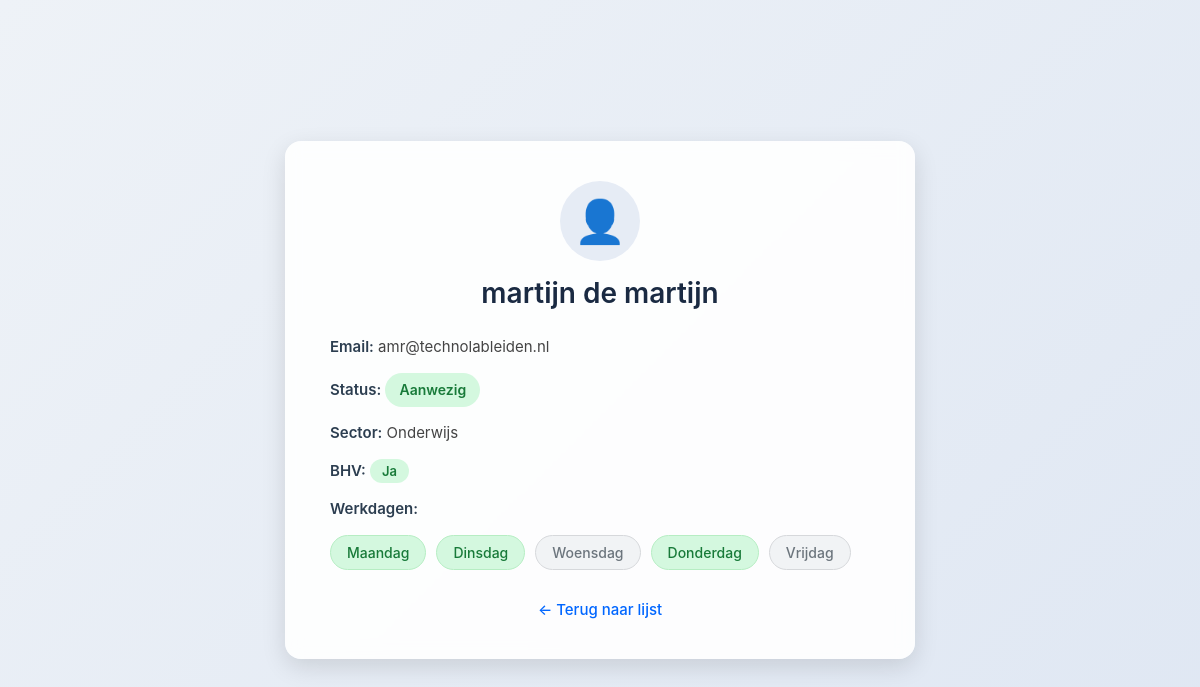
The page /details.php?id=23 on the database as committed earlier.
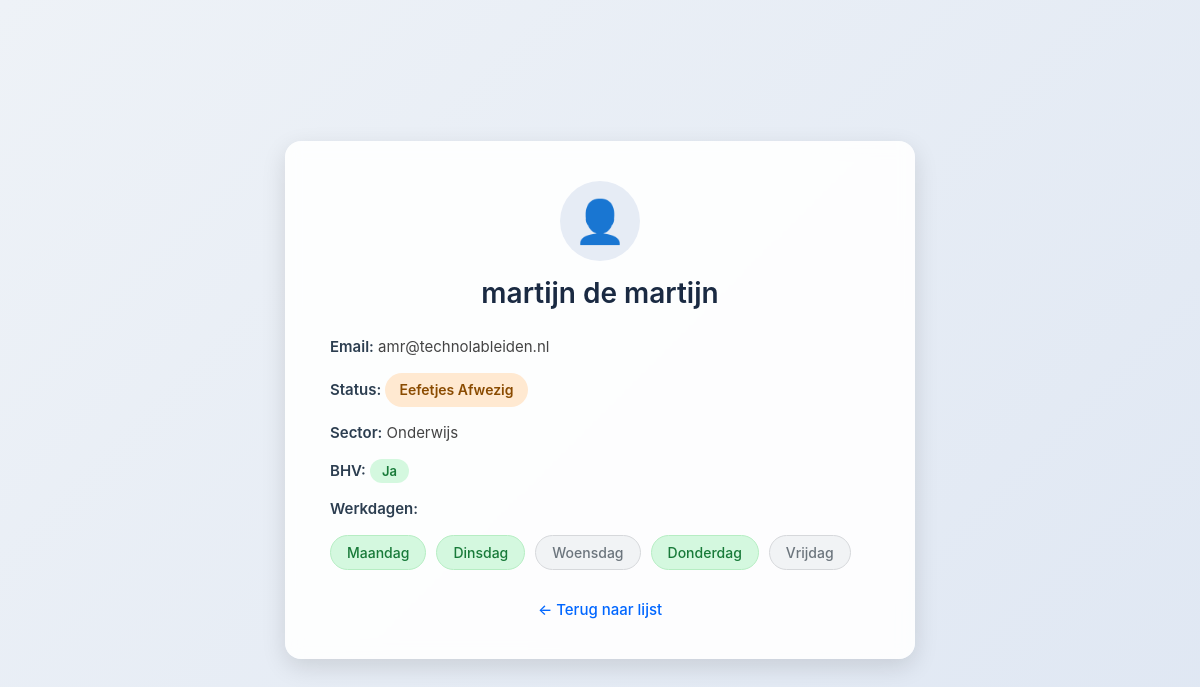
The same page on the database as committed later.
### tables this page shows
CREATE TABLE `werknemers` (
  `id` int(11) NOT NULL,
  `voornaam` varchar(50) NOT NULL,
  `tussenvoegsel` varchar(20) DEFAULT NULL,
  `achternaam` varchar(50) NOT NULL,
  `email` varchar(100) NOT NULL,
  `werkdag_ma` tinyint(1) DEFAULT 0,
  `werkdag_di` tinyint(1) DEFAULT 0,
  `werkdag_wo` tinyint(1) DEFAULT 0,
  `werkdag_do` tinyint(1) DEFAULT 0,
  `werkdag_vr` tinyint(1) DEFAULT 0,
  `sector` varchar(50) NOT NULL,
  `BHV` tinyint(1) DEFAULT 0,
  `status` enum('Ziek','Aanwezig','Op de school','Afwezig','Eefetjes Afwezig') DEFAULT 'Aanwezig',
  `status_ma` enum('Aanwezig','Afwezig','Ziek','Op de school','Eefetjes Afwezig') DEFAULT 'Afwezig',
  `status_di` enum('Aanwezig','Afwezig','Ziek','Op de school','Eefetjes Afwezig') DEFAULT 'Afwezig',
  `status_wo` enum('Aanwezig','Afwezig','Ziek','Op de school','Eefetjes Afwezig') DEFAULT 'Afwezig',
  `status_do` enum('Aanwezig','Afwezig','Ziek','Op de school','Eefetjes Afwezig') DEFAULT 'Afwezig',
  `status_vr` enum('Aanwezig','Afwezig','Ziek','Op de school','Eefetjes Afwezig') DEFAULT 'Afwezig'
);

### details.php (the view, shortened to what this page needs)
<?php
try {
    $db = new PDO("mysql:host=localhost;dbname=technolab-dashboard", "root", "");
    $db->setAttribute(PDO::ATTR_ERRMODE, PDO::ERRMODE_EXCEPTION);
} catch (PDOException $e) {
    die("Fout!: " . $e->getMessage());
}
$id = (int) $_GET['id'];
$stmt = $db->prepare("SELECT * FROM werknemers WHERE id = :id");
$stmt->execute([':id' => $id]);
$werknemer = $stmt->fetch(PDO::FETCH_ASSOC);
$volledigeNaam = $werknemer['voornaam'];
if (!empty($werknemer['tussenvoegsel'])) {
    $volledigeNaam .= ' ' . $werknemer['tussenvoegsel'];
}
$volledigeNaam .= ' ' . $werknemer['achternaam'];
$dagen = [
    'ma' => 'Maandag',
    'di' => 'Dinsdag',
    'wo' => 'Woensdag',
    'do' => 'Donderdag',
    'vr' => 'Vrijdag'
];
?>
<!DOCTYPE html>
<html lang="nl">
<head>
    <link rel="stylesheet" href="css/details.css">
</head>
<body>
    <div class="card">
        <h2><?= htmlspecialchars($volledigeNaam) ?></h2>
        <p><strong>Email:</strong> <?= htmlspecialchars($werknemer['email']) ?></p>
        <p><strong>Status:</strong>
            <span class="status
                <?= $werknemer['status'] === 'Aanwezig' ? 'status-aanwezig' : '' ?>
                <?= $werknemer['status'] === 'Afwezig' ? 'status-afwezig' : '' ?>
                <?= $werknemer['status'] === 'Ziek' ? 'status-ziek' : '' ?>
                <?= $werknemer['status'] === 'Op de school' ? 'status-opdeschool' : '' ?>
                <?= $werknemer['status'] === 'Eefetjes Afwezig' ? 'status-eefetjes' : '' ?>
            ">
                <?= htmlspecialchars($werknemer['status']) ?>
            </span>
        </p>
        <p><strong>Sector:</strong> <?= htmlspecialchars($werknemer['sector']) ?></p>
        <p><strong>BHV:</strong>
            <span class="bhv <?= $werknemer['BHV'] ? 'bhv-ja' : 'bhv-nee' ?>">
                <?= $werknemer['BHV'] ? 'Ja' : 'Nee' ?>
            </span>
        </p>
        <p><strong>Werkdagen:</strong></p>
        <div class="werkdagen">
            <?php foreach ($dagen as $afkorting => $naam): ?>
                <?php $isWerkdag = $werknemer['werkdag_' . $afkorting]; ?>
                <span class="werkdag <?= $isWerkdag ? 'active' : 'inactive' ?>">
                    <?= htmlspecialchars($naam) ?>
                </span>
            <?php endforeach; ?>
        </div>
        <a href="dagplanning.php" class="back-link">← Terug naar lijst</a>
    </div>
</body>
</html>

Rows that differ between the two databases and show on the page:
changed werknemers "martijn de martijn": status "Aanwezig" → "Eefetjes Afwezig"
